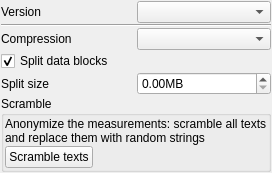
                   <widget class="QWidget" name="MDF_2">
                    <layout class="QGridLayout" name="gridLayout_25" columnstretch="0,0">
                     <property name="leftMargin">
                      <number>1</number>
                     </property>
                     <property name="topMargin">
                      <number>1</number>
                     </property>
                     <property name="rightMargin">
                      <number>1</number>
                     </property>
                     <property name="bottomMargin">
                      <number>1</number>
                     </property>
                     <property name="spacing">
                      <number>1</number>
                     </property>
                     <item row="3" column="0" colspan="2">
                      <widget class="QCheckBox" name="mdf_split">
                       <property name="text">
                        <string>Split data blocks</string>
                       </property>
                       <property name="checked">
                        <bool>true</bool>
                       </property>
                      </widget>
                     </item>
                     <item row="2" column="1">
                      <widget class="QComboBox" name="mdf_compression"/>
                     </item>
                     <item row="2" column="0">
                      <widget class="QLabel" name="label_39">
                       <property name="text">
                        <string>Compression</string>
                       </property>
                      </widget>
                     </item>
                     <item row="0" column="0">
                      <widget class="QLabel" name="label_40">
                       <property name="text">
                        <string>Version</string>
                       </property>
                      </widget>
                     </item>
                     <item row="1" column="0" colspan="2">
                      <widget class="Line" name="line_17">
                       <property name="orientation">
                        <enum>Qt::Orientation::Horizontal</enum>
                       </property>
                      </widget>
                     </item>
                     <item row="4" column="0">
                      <widget class="QLabel" name="label_38">
                       <property name="text">
                        <string>Split size </string>
                       </property>
                      </widget>
                     </item>
                     <item row="0" column="1">
                      <widget class="QComboBox" name="mdf_version">
                       <property name="minimumSize">
                        <size>
                         <width>0</width>
                         <height>0</height>
                        </size>
                       </property>
                      </widget>
                     </item>
                     <item row="5" column="0" colspan="2">
                      <widget class="QGroupBox" name="groupBox_12">
                       <property name="sizePolicy">
                        <sizepolicy hsizetype="Expanding" vsizetype="Expanding">
                         <horstretch>0</horstretch>
                         <verstretch>0</verstretch>
                        </sizepolicy>
                       </property>
                       <property name="title">
                        <string>Scramble</string>
                       </property>
                       <layout class="QGridLayout" name="gridLayout_26" rowstretch="1,0" columnstretch="0,1">
                        <property name="leftMargin">
                         <number>1</number>
                        </property>
                        <property name="topMargin">
                         <number>1</number>
                        </property>
                        <property name="rightMargin">
                         <number>1</number>
                        </property>
                        <property name="bottomMargin">
                         <number>1</number>
                        </property>
                        <property name="spacing">
                         <number>1</number>
                        </property>
                        <item row="1" column="0">
                         <widget class="QPushButton" name="scramble_btn">
                          <property name="text">
                           <string>Scramble texts</string>
                          </property>
                          <property name="icon">
                           <iconset resource="resource.qrc">
                            <normaloff>:/scramble.png</normaloff>:/scramble.png</iconset>
                          </property>
                         </widget>
                        </item>
                        <item row="1" column="1">
                         <spacer name="horizontalSpacer_24">
                          <property name="orientation">
                           <enum>Qt::Orientation::Horizontal</enum>
                          </property>
                          <property name="sizeHint" stdset="0">
                           <size>
                            <width>40</width>
                            <height>20</height>
                           </size>
                          </property>
                         </spacer>
                        </item>
                        <item row="0" column="0" colspan="2">
                         <widget class="QLabel" name="label_64">
                          <property name="sizePolicy">
                           <sizepolicy hsizetype="Expanding" vsizetype="Expanding">
                            <horstretch>0</horstretch>
                            <verstretch>0</verstretch>
                           </sizepolicy>
                          </property>
                          <property name="text">
                           <string>Anonymize the measurements: scramble all texts and replace them with random strings</string>
                          </property>
                          <property name="wordWrap">
                           <bool>true</bool>
                          </property>
                         </widget>
                        </item>
                       </layout>
                      </widget>
                     </item>
                     <item row="4" column="1">
                      <widget class="QDoubleSpinBox" name="mdf_split_size">
                       <property name="suffix">
                        <string>MB</string>
                       </property>
                       <property name="maximum">
                        <double>4.000000000000000</double>
                       </property>
                      </widget>
                     </item>
                    </layout>
                   </widget>
